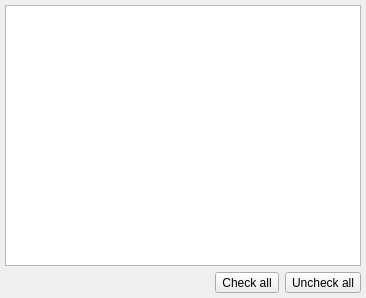
<?xml version="1.0" encoding="UTF-8"?>
<ui version="4.0">
 <class>ObjectTypesListWidget</class>
 <widget class="QWidget" name="ObjectTypesListWidget">
  <property name="geometry">
   <rect>
    <x>0</x>
    <y>0</y>
    <width>366</width>
    <height>298</height>
   </rect>
  </property>
  <property name="windowTitle">
   <string>Form</string>
  </property>
  <layout class="QGridLayout" name="gridLayout">
   <property name="leftMargin">
    <number>5</number>
   </property>
   <property name="topMargin">
    <number>5</number>
   </property>
   <property name="rightMargin">
    <number>5</number>
   </property>
   <property name="bottomMargin">
    <number>5</number>
   </property>
   <item row="0" column="0" colspan="4">
    <widget class="QListWidget" name="obj_types_lst">
     <property name="sizeAdjustPolicy">
      <enum>QAbstractScrollArea::AdjustIgnored</enum>
     </property>
     <property name="iconSize">
      <size>
       <width>25</width>
       <height>25</height>
      </size>
     </property>
     <property name="sortingEnabled">
      <bool>true</bool>
     </property>
    </widget>
   </item>
   <item row="2" column="3">
    <widget class="QToolButton" name="uncheck_all_tb">
     <property name="enabled">
      <bool>true</bool>
     </property>
     <property name="sizePolicy">
      <sizepolicy hsizetype="Fixed" vsizetype="Preferred">
       <horstretch>0</horstretch>
       <verstretch>0</verstretch>
      </sizepolicy>
     </property>
     <property name="minimumSize">
      <size>
       <width>0</width>
       <height>0</height>
      </size>
     </property>
     <property name="toolTip">
      <string>Clear object selection</string>
     </property>
     <property name="text">
      <string>Uncheck all</string>
     </property>
     <property name="icon">
      <iconset resource="../../res/resources.qrc">
       <normaloff>:/icons/icons/clearobjsel.png</normaloff>:/icons/icons/clearobjsel.png</iconset>
     </property>
     <property name="iconSize">
      <size>
       <width>25</width>
       <height>25</height>
      </size>
     </property>
     <property name="checkable">
      <bool>false</bool>
     </property>
     <property name="toolButtonStyle">
      <enum>Qt::ToolButtonTextBesideIcon</enum>
     </property>
    </widget>
   </item>
   <item row="2" column="2">
    <widget class="QToolButton" name="check_all_tb">
     <property name="enabled">
      <bool>true</bool>
     </property>
     <property name="sizePolicy">
      <sizepolicy hsizetype="Fixed" vsizetype="Preferred">
       <horstretch>0</horstretch>
       <verstretch>0</verstretch>
      </sizepolicy>
     </property>
     <property name="minimumSize">
      <size>
       <width>0</width>
       <height>0</height>
      </size>
     </property>
     <property name="toolTip">
      <string>Select all objects</string>
     </property>
     <property name="text">
      <string>Check all</string>
     </property>
     <property name="icon">
      <iconset resource="../../res/resources.qrc">
       <normaloff>:/icons/icons/selectmove.png</normaloff>:/icons/icons/selectmove.png</iconset>
     </property>
     <property name="iconSize">
      <size>
       <width>25</width>
       <height>25</height>
      </size>
     </property>
     <property name="checkable">
      <bool>false</bool>
     </property>
     <property name="toolButtonStyle">
      <enum>Qt::ToolButtonTextBesideIcon</enum>
     </property>
    </widget>
   </item>
   <item row="2" column="0" colspan="2">
    <spacer name="horizontalSpacer">
     <property name="orientation">
      <enum>Qt::Horizontal</enum>
     </property>
     <property name="sizeHint" stdset="0">
      <size>
       <width>40</width>
       <height>20</height>
      </size>
     </property>
    </spacer>
   </item>
  </layout>
 </widget>
 <resources>
  <include location="../../res/resources.qrc"/>
  <include location="../../res/resources.qrc"/>
 </resources>
 <connections/>
</ui>
